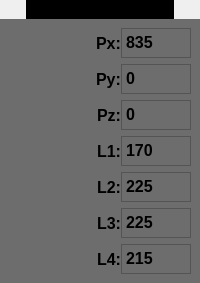
               <widget class="QWidget" name="Setting_Home" native="true">
                <layout class="QVBoxLayout" name="verticalLayout_31">
                 <property name="spacing">
                  <number>0</number>
                 </property>
                 <property name="leftMargin">
                  <number>0</number>
                 </property>
                 <property name="topMargin">
                  <number>0</number>
                 </property>
                 <property name="rightMargin">
                  <number>0</number>
                 </property>
                 <property name="bottomMargin">
                  <number>0</number>
                 </property>
                 <item alignment="Qt::AlignTop">
                  <widget class="QWidget" name="widget_13" native="true">
                   <layout class="QVBoxLayout" name="verticalLayout_32">
                    <property name="spacing">
                     <number>0</number>
                    </property>
                    <property name="leftMargin">
                     <number>0</number>
                    </property>
                    <property name="topMargin">
                     <number>0</number>
                    </property>
                    <property name="rightMargin">
                     <number>0</number>
                    </property>
                    <property name="bottomMargin">
                     <number>0</number>
                    </property>
                    <item alignment="Qt::AlignHCenter">
                     <widget class="QLabel" name="label">
                      <property name="font">
                       <font>
                        <family>Arial</family>
                        <pointsize>12</pointsize>
                        <weight>75</weight>
                        <bold>true</bold>
                       </font>
                      </property>
                      <property name="styleSheet">
                       <string notr="true">background-color: rgb(0, 0, 0);
</string>
                      </property>
                      <property name="text">
                       <string>Home Point Setting</string>
                      </property>
                     </widget>
                    </item>
                   </layout>
                  </widget>
                 </item>
                 <item>
                  <widget class="QWidget" name="widget_14" native="true">
                   <property name="sizePolicy">
                    <sizepolicy hsizetype="Preferred" vsizetype="Expanding">
                     <horstretch>0</horstretch>
                     <verstretch>0</verstretch>
                    </sizepolicy>
                   </property>
                   <layout class="QVBoxLayout" name="verticalLayout_33">
                    <property name="spacing">
                     <number>0</number>
                    </property>
                    <property name="leftMargin">
                     <number>0</number>
                    </property>
                    <property name="topMargin">
                     <number>0</number>
                    </property>
                    <property name="rightMargin">
                     <number>0</number>
                    </property>
                    <property name="bottomMargin">
                     <number>0</number>
                    </property>
                    <item>
                     <widget class="QWidget" name="widget_15" native="true">
                      <property name="maximumSize">
                       <size>
                        <width>16777215</width>
                        <height>16777215</height>
                       </size>
                      </property>
                      <property name="styleSheet">
                       <string notr="true">background-color: rgb(109, 109, 109);</string>
                      </property>
                      <layout class="QVBoxLayout" name="verticalLayout_42">
                       <item>
                        <widget class="QWidget" name="widget_24" native="true">
                         <layout class="QHBoxLayout" name="horizontalLayout_18">
                          <property name="spacing">
                           <number>0</number>
                          </property>
                          <property name="leftMargin">
                           <number>0</number>
                          </property>
                          <property name="topMargin">
                           <number>0</number>
                          </property>
                          <property name="rightMargin">
                           <number>0</number>
                          </property>
                          <property name="bottomMargin">
                           <number>0</number>
                          </property>
                          <item alignment="Qt::AlignRight">
                           <widget class="QLabel" name="label_17">
                            <property name="maximumSize">
                             <size>
                              <width>70</width>
                              <height>30</height>
                             </size>
                            </property>
                            <property name="font">
                             <font>
                              <family>Arial</family>
                              <pointsize>12</pointsize>
                              <weight>75</weight>
                              <bold>true</bold>
                             </font>
                            </property>
                            <property name="text">
                             <string>Px:</string>
                            </property>
                           </widget>
                          </item>
                          <item>
                           <widget class="QTextEdit" name="Setting_Px_Home">
                            <property name="maximumSize">
                             <size>
                              <width>70</width>
                              <height>30</height>
                             </size>
                            </property>
                            <property name="font">
                             <font>
                              <family>Arial</family>
                              <pointsize>12</pointsize>
                              <weight>75</weight>
                              <bold>true</bold>
                             </font>
                            </property>
                            <property name="styleSheet">
                             <string notr="true">border-color: rgb(0, 255, 0);</string>
                            </property>
                            <property name="html">
                             <string>&lt;!DOCTYPE HTML PUBLIC &quot;-//W3C//DTD HTML 4.0//EN&quot; &quot;http://www.w3.org/TR/REC-html40/strict.dtd&quot;&gt;
&lt;html&gt;&lt;head&gt;&lt;meta name=&quot;qrichtext&quot; content=&quot;1&quot; /&gt;&lt;style type=&quot;text/css&quot;&gt;
p, li { white-space: pre-wrap; }
&lt;/style&gt;&lt;/head&gt;&lt;body style=&quot; font-family:'Arial'; font-size:12pt; font-weight:600; font-style:normal;&quot;&gt;
&lt;p style=&quot; margin-top:0px; margin-bottom:0px; margin-left:0px; margin-right:0px; -qt-block-indent:0; text-indent:0px;&quot;&gt;&lt;span style=&quot; font-family:'MS Shell Dlg 2';&quot;&gt;835&lt;/span&gt;&lt;/p&gt;&lt;/body&gt;&lt;/html&gt;</string>
                            </property>
                           </widget>
                          </item>
                         </layout>
                        </widget>
                       </item>
                       <item>
                        <widget class="QWidget" name="widget_25" native="true">
                         <layout class="QHBoxLayout" name="horizontalLayout_19">
                          <property name="spacing">
                           <number>0</number>
                          </property>
                          <property name="leftMargin">
                           <number>0</number>
                          </property>
                          <property name="topMargin">
                           <number>0</number>
                          </property>
                          <property name="rightMargin">
                           <number>0</number>
                          </property>
                          <property name="bottomMargin">
                           <number>0</number>
                          </property>
                          <item alignment="Qt::AlignRight">
                           <widget class="QLabel" name="label_18">
                            <property name="maximumSize">
                             <size>
                              <width>70</width>
                              <height>30</height>
                             </size>
                            </property>
                            <property name="font">
                             <font>
                              <family>Arial</family>
                              <pointsize>12</pointsize>
                              <weight>75</weight>
                              <bold>true</bold>
                             </font>
                            </property>
                            <property name="text">
                             <string>Py:</string>
                            </property>
                           </widget>
                          </item>
                          <item>
                           <widget class="QTextEdit" name="Setting_Py_Home">
                            <property name="maximumSize">
                             <size>
                              <width>70</width>
                              <height>30</height>
                             </size>
                            </property>
                            <property name="font">
                             <font>
                              <family>Arial</family>
                              <pointsize>12</pointsize>
                              <weight>75</weight>
                              <bold>true</bold>
                             </font>
                            </property>
                            <property name="styleSheet">
                             <string notr="true">border-color: rgb(0, 255, 0);</string>
                            </property>
                            <property name="html">
                             <string>&lt;!DOCTYPE HTML PUBLIC &quot;-//W3C//DTD HTML 4.0//EN&quot; &quot;http://www.w3.org/TR/REC-html40/strict.dtd&quot;&gt;
&lt;html&gt;&lt;head&gt;&lt;meta name=&quot;qrichtext&quot; content=&quot;1&quot; /&gt;&lt;style type=&quot;text/css&quot;&gt;
p, li { white-space: pre-wrap; }
&lt;/style&gt;&lt;/head&gt;&lt;body style=&quot; font-family:'Arial'; font-size:12pt; font-weight:600; font-style:normal;&quot;&gt;
&lt;p style=&quot; margin-top:0px; margin-bottom:0px; margin-left:0px; margin-right:0px; -qt-block-indent:0; text-indent:0px;&quot;&gt;&lt;span style=&quot; font-family:'MS Shell Dlg 2';&quot;&gt;0&lt;/span&gt;&lt;/p&gt;&lt;/body&gt;&lt;/html&gt;</string>
                            </property>
                           </widget>
                          </item>
                         </layout>
                        </widget>
                       </item>
                       <item>
                        <widget class="QWidget" name="widget_26" native="true">
                         <layout class="QHBoxLayout" name="horizontalLayout_20">
                          <property name="spacing">
                           <number>0</number>
                          </property>
                          <property name="leftMargin">
                           <number>0</number>
                          </property>
                          <property name="topMargin">
                           <number>0</number>
                          </property>
                          <property name="rightMargin">
                           <number>0</number>
                          </property>
                          <property name="bottomMargin">
                           <number>0</number>
                          </property>
                          <item alignment="Qt::AlignRight">
                           <widget class="QLabel" name="label_19">
                            <property name="maximumSize">
                             <size>
                              <width>70</width>
                              <height>30</height>
                             </size>
                            </property>
                            <property name="font">
                             <font>
                              <family>Arial</family>
                              <pointsize>12</pointsize>
                              <weight>75</weight>
                              <bold>true</bold>
                             </font>
                            </property>
                            <property name="text">
                             <string>Pz:</string>
                            </property>
                           </widget>
                          </item>
                          <item>
                           <widget class="QTextEdit" name="Setting_Pz_Home">
                            <property name="maximumSize">
                             <size>
                              <width>70</width>
                              <height>30</height>
                             </size>
                            </property>
                            <property name="font">
                             <font>
                              <family>Arial</family>
                              <pointsize>12</pointsize>
                              <weight>75</weight>
                              <bold>true</bold>
                             </font>
                            </property>
                            <property name="styleSheet">
                             <string notr="true">border-color: rgb(0, 255, 0);</string>
                            </property>
                            <property name="html">
                             <string>&lt;!DOCTYPE HTML PUBLIC &quot;-//W3C//DTD HTML 4.0//EN&quot; &quot;http://www.w3.org/TR/REC-html40/strict.dtd&quot;&gt;
&lt;html&gt;&lt;head&gt;&lt;meta name=&quot;qrichtext&quot; content=&quot;1&quot; /&gt;&lt;style type=&quot;text/css&quot;&gt;
p, li { white-space: pre-wrap; }
&lt;/style&gt;&lt;/head&gt;&lt;body style=&quot; font-family:'Arial'; font-size:12pt; font-weight:600; font-style:normal;&quot;&gt;
&lt;p style=&quot; margin-top:0px; margin-bottom:0px; margin-left:0px; margin-right:0px; -qt-block-indent:0; text-indent:0px;&quot;&gt;&lt;span style=&quot; font-family:'MS Shell Dlg 2';&quot;&gt;0&lt;/span&gt;&lt;/p&gt;&lt;/body&gt;&lt;/html&gt;</string>
                            </property>
                           </widget>
                          </item>
                         </layout>
                        </widget>
                       </item>
                       <item>
                        <widget class="QWidget" name="widget_48" native="true">
                         <layout class="QHBoxLayout" name="horizontalLayout_52">
                          <property name="spacing">
                           <number>0</number>
                          </property>
                          <property name="leftMargin">
                           <number>0</number>
                          </property>
                          <property name="topMargin">
                           <number>0</number>
                          </property>
                          <property name="rightMargin">
                           <number>0</number>
                          </property>
                          <property name="bottomMargin">
                           <number>0</number>
                          </property>
                          <item alignment="Qt::AlignRight">
                           <widget class="QLabel" name="label_59">
                            <property name="maximumSize">
                             <size>
                              <width>70</width>
                              <height>30</height>
                             </size>
                            </property>
                            <property name="font">
                             <font>
                              <family>Arial</family>
                              <pointsize>12</pointsize>
                              <weight>75</weight>
                              <bold>true</bold>
                             </font>
                            </property>
                            <property name="text">
                             <string>L1:</string>
                            </property>
                           </widget>
                          </item>
                          <item>
                           <widget class="QTextEdit" name="Setting_L1">
                            <property name="maximumSize">
                             <size>
                              <width>70</width>
                              <height>30</height>
                             </size>
                            </property>
                            <property name="font">
                             <font>
                              <family>Arial</family>
                              <pointsize>12</pointsize>
                              <weight>75</weight>
                              <bold>true</bold>
                             </font>
                            </property>
                            <property name="styleSheet">
                             <string notr="true">border-color: rgb(0, 255, 0);</string>
                            </property>
                            <property name="html">
                             <string>&lt;!DOCTYPE HTML PUBLIC &quot;-//W3C//DTD HTML 4.0//EN&quot; &quot;http://www.w3.org/TR/REC-html40/strict.dtd&quot;&gt;
&lt;html&gt;&lt;head&gt;&lt;meta name=&quot;qrichtext&quot; content=&quot;1&quot; /&gt;&lt;style type=&quot;text/css&quot;&gt;
p, li { white-space: pre-wrap; }
&lt;/style&gt;&lt;/head&gt;&lt;body style=&quot; font-family:'Arial'; font-size:12pt; font-weight:600; font-style:normal;&quot;&gt;
&lt;p style=&quot; margin-top:0px; margin-bottom:0px; margin-left:0px; margin-right:0px; -qt-block-indent:0; text-indent:0px;&quot;&gt;&lt;span style=&quot; font-family:'MS Shell Dlg 2';&quot;&gt;170&lt;/span&gt;&lt;/p&gt;&lt;/body&gt;&lt;/html&gt;</string>
                            </property>
                           </widget>
                          </item>
                         </layout>
                        </widget>
                       </item>
                       <item>
                        <widget class="QWidget" name="widget_50" native="true">
                         <layout class="QHBoxLayout" name="horizontalLayout_54">
                          <property name="spacing">
                           <number>0</number>
                          </property>
                          <property name="leftMargin">
                           <number>0</number>
                          </property>
                          <property name="topMargin">
                           <number>0</number>
                          </property>
                          <property name="rightMargin">
                           <number>0</number>
                          </property>
                          <property name="bottomMargin">
                           <number>0</number>
                          </property>
                          <item alignment="Qt::AlignRight">
                           <widget class="QLabel" name="label_61">
                            <property name="maximumSize">
                             <size>
                              <width>70</width>
                              <height>30</height>
                             </size>
                            </property>
                            <property name="font">
                             <font>
                              <family>Arial</family>
                              <pointsize>12</pointsize>
                              <weight>75</weight>
                              <bold>true</bold>
                             </font>
                            </property>
                            <property name="text">
                             <string>L2:</string>
                            </property>
                           </widget>
                          </item>
                          <item>
                           <widget class="QTextEdit" name="Setting_L2">
                            <property name="maximumSize">
                             <size>
                              <width>70</width>
                              <height>30</height>
                             </size>
                            </property>
                            <property name="font">
                             <font>
                              <family>Arial</family>
                              <pointsize>12</pointsize>
                              <weight>75</weight>
                              <bold>true</bold>
                             </font>
                            </property>
                            <property name="styleSheet">
                             <string notr="true">border-color: rgb(0, 255, 0);</string>
                            </property>
                            <property name="html">
                             <string>&lt;!DOCTYPE HTML PUBLIC &quot;-//W3C//DTD HTML 4.0//EN&quot; &quot;http://www.w3.org/TR/REC-html40/strict.dtd&quot;&gt;
&lt;html&gt;&lt;head&gt;&lt;meta name=&quot;qrichtext&quot; content=&quot;1&quot; /&gt;&lt;style type=&quot;text/css&quot;&gt;
p, li { white-space: pre-wrap; }
&lt;/style&gt;&lt;/head&gt;&lt;body style=&quot; font-family:'Arial'; font-size:12pt; font-weight:600; font-style:normal;&quot;&gt;
&lt;p style=&quot; margin-top:0px; margin-bottom:0px; margin-left:0px; margin-right:0px; -qt-block-indent:0; text-indent:0px;&quot;&gt;&lt;span style=&quot; font-family:'MS Shell Dlg 2';&quot;&gt;225&lt;/span&gt;&lt;/p&gt;&lt;/body&gt;&lt;/html&gt;</string>
                            </property>
                           </widget>
                          </item>
                         </layout>
                        </widget>
                       </item>
                       <item>
                        <widget class="QWidget" name="widget_51" native="true">
                         <layout class="QHBoxLayout" name="horizontalLayout_55">
                          <property name="spacing">
                           <number>0</number>
                          </property>
                          <property name="leftMargin">
                           <number>0</number>
                          </property>
                          <property name="topMargin">
                           <number>0</number>
                          </property>
                          <property name="rightMargin">
                           <number>0</number>
                          </property>
                          <property name="bottomMargin">
                           <number>0</number>
                          </property>
                          <item alignment="Qt::AlignRight">
                           <widget class="QLabel" name="label_62">
                            <property name="maximumSize">
                             <size>
                              <width>70</width>
                              <height>30</height>
                             </size>
                            </property>
                            <property name="font">
                             <font>
                              <family>Arial</family>
                              <pointsize>12</pointsize>
                              <weight>75</weight>
                              <bold>true</bold>
                             </font>
                            </property>
                            <property name="text">
                             <string>L3:</string>
                            </property>
                           </widget>
                          </item>
                          <item>
                           <widget class="QTextEdit" name="Setting_L3">
                            <property name="maximumSize">
                             <size>
                              <width>70</width>
                              <height>30</height>
                             </size>
                            </property>
                            <property name="font">
                             <font>
                              <family>Arial</family>
                              <pointsize>12</pointsize>
                              <weight>75</weight>
                              <bold>true</bold>
                             </font>
                            </property>
                            <property name="styleSheet">
                             <string notr="true">border-color: rgb(0, 255, 0);</string>
                            </property>
                            <property name="html">
                             <string>&lt;!DOCTYPE HTML PUBLIC &quot;-//W3C//DTD HTML 4.0//EN&quot; &quot;http://www.w3.org/TR/REC-html40/strict.dtd&quot;&gt;
&lt;html&gt;&lt;head&gt;&lt;meta name=&quot;qrichtext&quot; content=&quot;1&quot; /&gt;&lt;style type=&quot;text/css&quot;&gt;
p, li { white-space: pre-wrap; }
&lt;/style&gt;&lt;/head&gt;&lt;body style=&quot; font-family:'Arial'; font-size:12pt; font-weight:600; font-style:normal;&quot;&gt;
&lt;p style=&quot; margin-top:0px; margin-bottom:0px; margin-left:0px; margin-right:0px; -qt-block-indent:0; text-indent:0px;&quot;&gt;&lt;span style=&quot; font-family:'MS Shell Dlg 2';&quot;&gt;225&lt;/span&gt;&lt;/p&gt;&lt;/body&gt;&lt;/html&gt;</string>
                            </property>
                           </widget>
                          </item>
                         </layout>
                        </widget>
                       </item>
                       <item>
                        <widget class="QWidget" name="widget_52" native="true">
                         <layout class="QHBoxLayout" name="horizontalLayout_56">
                          <property name="spacing">
                           <number>0</number>
                          </property>
                          <property name="leftMargin">
                           <number>0</number>
                          </property>
                          <property name="topMargin">
                           <number>0</number>
                          </property>
                          <property name="rightMargin">
                           <number>0</number>
                          </property>
                          <property name="bottomMargin">
                           <number>0</number>
                          </property>
                          <item alignment="Qt::AlignRight">
                           <widget class="QLabel" name="label_63">
                            <property name="maximumSize">
                             <size>
                              <width>70</width>
                              <height>30</height>
                             </size>
                            </property>
                            <property name="font">
                             <font>
                              <family>Arial</family>
                              <pointsize>12</pointsize>
                              <weight>75</weight>
                              <bold>true</bold>
                             </font>
                            </property>
                            <property name="text">
                             <string>L4:</string>
                            </property>
                           </widget>
                          </item>
                          <item>
                           <widget class="QTextEdit" name="Setting_L4">
                            <property name="maximumSize">
                             <size>
                              <width>70</width>
                              <height>30</height>
                             </size>
                            </property>
                            <property name="font">
                             <font>
                              <family>Arial</family>
                              <pointsize>12</pointsize>
                              <weight>75</weight>
                              <bold>true</bold>
                             </font>
                            </property>
                            <property name="styleSheet">
                             <string notr="true">border-color: rgb(0, 255, 0);</string>
                            </property>
                            <property name="html">
                             <string>&lt;!DOCTYPE HTML PUBLIC &quot;-//W3C//DTD HTML 4.0//EN&quot; &quot;http://www.w3.org/TR/REC-html40/strict.dtd&quot;&gt;
&lt;html&gt;&lt;head&gt;&lt;meta name=&quot;qrichtext&quot; content=&quot;1&quot; /&gt;&lt;style type=&quot;text/css&quot;&gt;
p, li { white-space: pre-wrap; }
&lt;/style&gt;&lt;/head&gt;&lt;body style=&quot; font-family:'Arial'; font-size:12pt; font-weight:600; font-style:normal;&quot;&gt;
&lt;p style=&quot; margin-top:0px; margin-bottom:0px; margin-left:0px; margin-right:0px; -qt-block-indent:0; text-indent:0px;&quot;&gt;&lt;span style=&quot; font-family:'MS Shell Dlg 2';&quot;&gt;215&lt;/span&gt;&lt;/p&gt;&lt;/body&gt;&lt;/html&gt;</string>
                            </property>
                           </widget>
                          </item>
                         </layout>
                        </widget>
                       </item>
                      </layout>
                     </widget>
                    </item>
                   </layout>
                  </widget>
                 </item>
                </layout>
               </widget>
